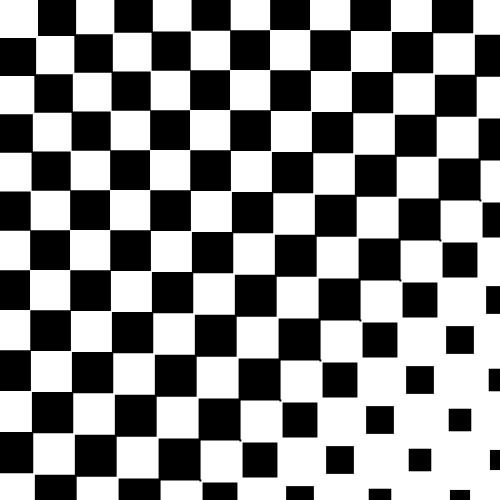
Frame 1 (no input)
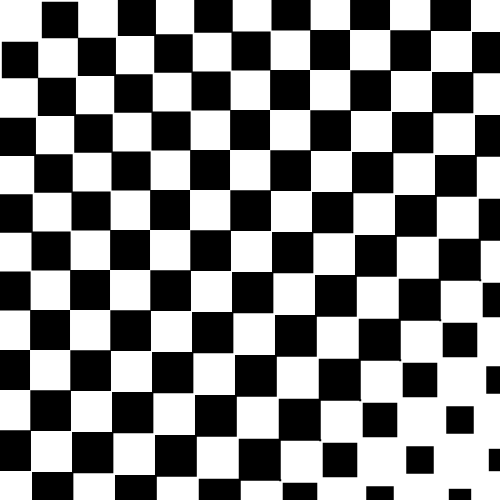
Frame 60 (no input)
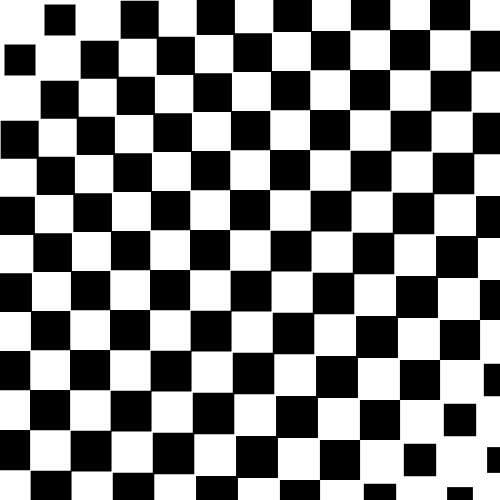
Frame 120 (the mouse pressed at the canvas centre since frame 60)

The p5.js sketch that drew these frames (run headless with seeded random() and noise() and a simulated clock; from frame 60 on, the mouse is pressed at the canvas centre):

// p5.js sketch
// ── sketch.js
let gridSize = 40; // Tamaño de cuadrado
let rows, cols;
let angle = 0;

function setup() {
  createCanvas(500, 500);
  rows = height / gridSize;
  cols = width / gridSize;
  rectMode(CENTER);
  noStroke();
  frameRate(30);
  background(255);
}

function draw() {
  background(255);

  for (let x = 0; x < cols; x++) {
    for (let y = 0; y < rows; y++) {
      let offsetX = x * gridSize;
      let offsetY = y * gridSize;
      let wave = sin(angle + x * 0.2 + y * 0.2) * 20;
      let size = gridSize + wave;
      
      // Determinar si el cuadrado debe ser blanco o negro según la posición
      if ((x + y) % 2 === 0) {
        fill(255);
      } else {
        fill(0);
      }
      
      rect(offsetX + gridSize / 2, offsetY + gridSize / 2, size, size);
    }
  }

  angle += 0.1;
}
